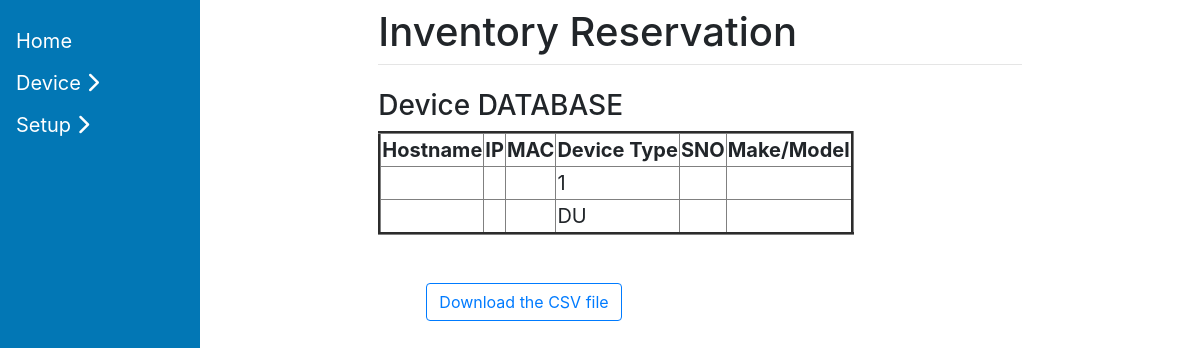
Page /view_device/ on the earlier database version.
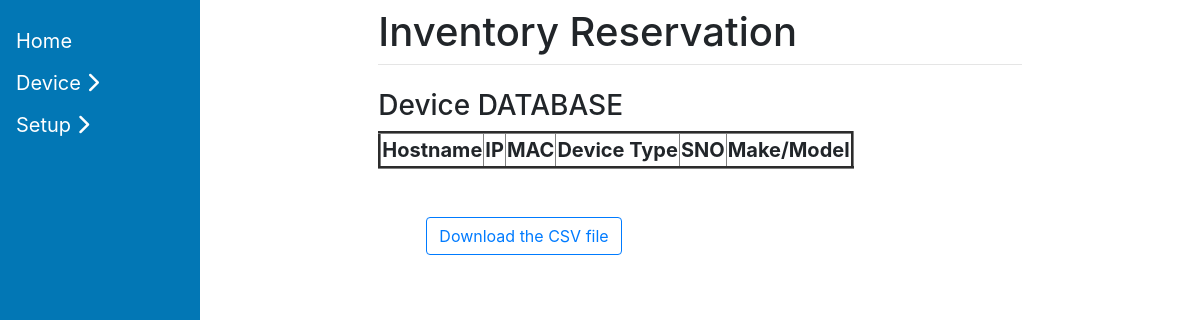
Same page on the later database version.
### ReservationTool/models.py (models this page shows, shortened)
class Device(models.Model):
    device_name = models.CharField(max_length=125 , default="NA")
    device_type = models.CharField(max_length=125 , default="NA")
    device_srno = models.CharField(max_length=125 , default="NA")
    device_po_number = models.CharField(max_length=125 , default="NA")
    device_po_date = models.CharField(max_length=125 )
    device_vendor = models.CharField(max_length=125, default="NA")
    device_invoice_number = models.CharField(max_length=125, default="NA")
    device_bonded = models.CharField(max_length=125, default="NA")
    device_bond_number = models.CharField(max_length=125 , default="NA")
    device_shipped_date = models.CharField(max_length=125)
    device_arrival_date = models.CharField(max_length=125)
    device_warranty_inmonths = models.CharField(max_length=125, default="NA")
    device_added_byuser = models.CharField(max_length=125, default="NA")
    device_added_date = models.CharField(max_length=125, default="NA")
    device_ownership = models.CharField(max_length=125, default="NA")
    device_remark= models.CharField(max_length=125, default="NA")
    class Meta:
      db_table = "devices"

### ReservationTool/views.py (the view)
# urls.py: path("view_device/", views.view_device, name='view_device'),
def view_device(request):
    context = {}
    entries = Device.objects.all()
    context['entries'] = entries
    return render(request, 'view_device.html', context)

### templates/view_device.html (shortened to what this page needs)
{% extends 'base.html' %}
{% block content %}
<div class = "container" >
<div class = "row">
<table border="3px solid"  >
<h3> Device DATABASE <h3>
<tr >
<td><b>Hostname</td>
<td><b>IP</td>
<td><b>MAC</td>
<td><b>Device Type</td>
<td><b>SNO</td>
<td><b>Make/Model</td>
</tr>
           {% for entry in entries %}
      <tr>
     <td> {{ entry.hostname }} </td>
    <td>  {{ entry.ip }}  </td>
     <td> {{ entry.mac }} </td>
     <td> {{ entry.device_type }} </td>
     <td> {{ entry.serial_number }} </td>
    <td> {{ entry.make }} </td>
     </tr>
      {% endfor %}
    </table>
<div class="container">
    <div class="row p-5">
            <a href="/export/" class="btn btn-outline-primary" role="button">Download the CSV file</a>
    </div>
</div>
{% endblock %}

### templates/base.html (shortened to what this page needs)
<!DOCTYPE html>
<html lang="en">
<head>
    <link rel="stylesheet" href="https://stackpath.bootstrapcdn.com/bootstrap/4.1.3/css/bootstrap.min.css">
</head>
<body>
  <div class="sidenav">
    <a href="/">Home</a>
    <button class="dropdown-btn">Device
    <i class="fa fa-chevron-right"></i>
  </button>
    <button class="dropdown-btn">Setup
    <i class="fas fa-chevron-right"></i>
  </button>
  </div>
  <div class="main">
    <div class="row justify-content-center">
      <div class="col-8">
        <h1 class="mt-2">Inventory Reservation</h1>
        <hr class="mt-0 mb-4">
        {% block content %}{% endblock %}
      </div>
    </div>
  </div>
  </div>
</body>
</html>

Differences in the rows shown:
removed Device: device_type "1"
removed Device: device_type "DU"
